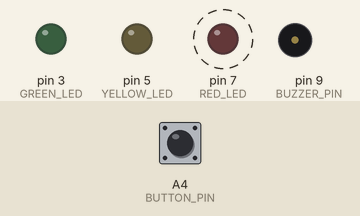
Recording of a sketch running on a simulated Arduino Uno, built with avr-gcc and run on an emulated ATmega328P. Parts: output pins drawn as LEDs (lit = HIGH), buzzer (waves = sounding, pin HIGH). Dashed ring = blinking. The inputs (shaded band) are chosen by the test bench; at power-on: A4 (BUTTON_PIN) HIGH.

Above: at 1.26 s.
1.3 s: A4 (BUTTON_PIN) pulled LOW for 0.15 s
At 2.3 s:
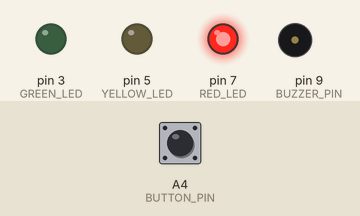
At 13.8 s:
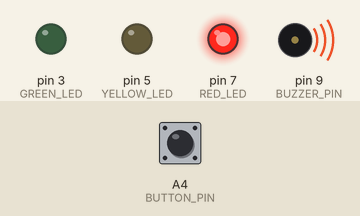
Timing chart, 0 to 17.8 s (numbered marks = the images above; inputs shaded):
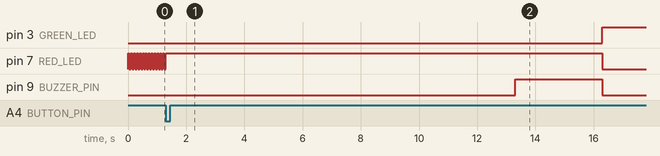

The sketch:

traffic_light.ino
```cpp
enum State {PAUSED, RED, YELLOW, GREEN};
State current_state = PAUSED;

// corresponding physical pins
const unsigned RED_LED = 7;
const unsigned YELLOW_LED = 5;
const unsigned GREEN_LED = 3;
const unsigned BUZZER_PIN = 9;
const unsigned BUTTON_PIN = A4;

// sets the led to be the only on led
void display_light(const unsigned led) {
    // turn off all of the leds
    digitalWrite(RED_LED, LOW);
    digitalWrite(YELLOW_LED, LOW);
    digitalWrite(GREEN_LED, LOW);

    // turn on specific led
    digitalWrite(led, HIGH);
}

void setup() {
    pinMode(RED_LED, OUTPUT);
    pinMode(YELLOW_LED, OUTPUT);
    pinMode(GREEN_LED, OUTPUT);
    pinMode(BUZZER_PIN, OUTPUT);
    pinMode(BUTTON_PIN, INPUT);
}

void loop() {

    switch (current_state) {
        case PAUSED:
            // Entering PAUSED state

            if (digitalRead(BUTTON_PIN) == LOW) {
                current_state = RED;
                break;
            }

            digitalWrite(RED_LED, HIGH);
            delay(50);
            digitalWrite(RED_LED, LOW);
            delay(50);

            current_state = PAUSED;
            break;
        case RED:
            // Entering RED state

            display_light(RED_LED);
            delay(12000);
            digitalWrite(BUZZER_PIN, HIGH);
            delay(3000);
            digitalWrite(BUZZER_PIN, LOW);

            current_state = GREEN;
            break;
        case YELLOW:
            // Entering YELLOW state

            display_light(YELLOW_LED);
            digitalWrite(BUZZER_PIN, HIGH);
            delay(3000);
            digitalWrite(BUZZER_PIN, LOW);

            current_state = RED;
            break;
        case GREEN:
            // Entering GREEN state

            display_light(GREEN_LED);
            delay(12000);
            digitalWrite(BUZZER_PIN, HIGH);
            delay(3000);
            digitalWrite(BUZZER_PIN, LOW);

            current_state = YELLOW;
            break;
    }

}
```

Measured:
- after the input at 1.3 s, pin 3 (GREEN_LED): LOW → HIGH after 15.0 s; pin 9 (BUZZER_PIN): LOW → HIGH after 12.0 s, → LOW 3.0 s later
